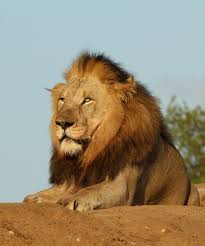
#> input picture Lion.jpeg, 205 x 246 px
$ python augment_data.py
#> lines starting #> are read from the running program, lines starting #| are printed output that depends on the picture
import os
from PIL import Image, ImageEnhance
import random

def augment_image(img, i):
    factor_color = random.uniform(0.8, 1.2)
    factor_contrast = random.uniform(0.8, 1.2)
    factor_brightness = random.uniform(0.8, 1.2)

    img = ImageEnhance.Color(img).enhance(factor_color)
    img = ImageEnhance.Contrast(img).enhance(factor_contrast)
    img = ImageEnhance.Brightness(img).enhance(factor_brightness)

    if random.choice([True, False]):
        img = img.transpose(Image.FLIP_LEFT_RIGHT)

    return img

animals_and_files = {
    "Lion": "Lion.jpeg",
    "Elephant": "Elephant.jpg",
    "Dog": "Dog.jpeg",
    "Cheetah": "Cheetah.jpg",
    "Cat": "Cat.jpeg",
    "Monkey": "Monkey.jpg"
}

train_dir = os.path.join("data", "train")
val_dir = os.path.join("data", "val")

for animal, filename in animals_and_files.items():
    if not os.path.exists(filename):
        print(f"Source file {filename} not found!")
        continue

    print(f"Generating data for {animal}...")
    os.makedirs(os.path.join(train_dir, animal), exist_ok=True)
    os.makedirs(os.path.join(val_dir, animal), exist_ok=True)

    img = Image.open(filename).convert('RGB')
#> img is the input picture: PIL image 205x246 RGB; mean R, G, B 153.5, 141.4, 117.7

    # 25 train images
    for i in range(25):
        aug_img = augment_image(img.copy(), i)
        aug_img.save(os.path.join(train_dir, animal, f"aug_train_{i}.jpg"))
#> this loop made 25 passes
#> pass 1, in augment_image, `img = ImageEnhance.Contrast(img).enhance(factor_contrast)`:
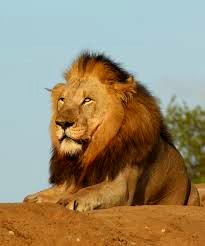
#> img: PIL image 205x246 RGB; mean R, G, B 155.3, 139.9, 111.1
#> after the loop:
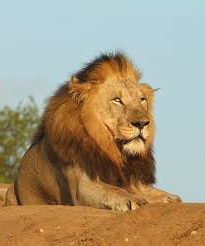
#> aug_img: PIL image 205x246 RGB; mean R, G, B 166.4, 152.7, 126.4

    # 5 val images
    for i in range(5):
        aug_img = augment_image(img.copy(), i)
        aug_img.save(os.path.join(val_dir, animal, f"aug_val_{i}.jpg"))
#> this loop made 5 passes
#> pass 1, in augment_image (call 26), `img = ImageEnhance.Brightness(img).enhance(factor_brightness)`:
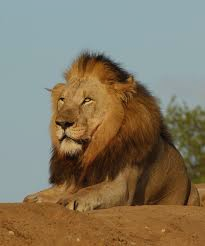
#> img: PIL image 205x246 RGB; mean R, G, B 132.1, 121.6, 100.2
#> after the loop:
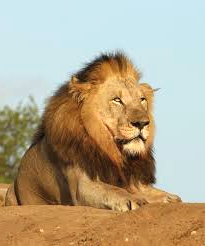
#> aug_img: PIL image 205x246 RGB; mean R, G, B 179.9, 166.9, 141.4

print("Data generation complete!")
